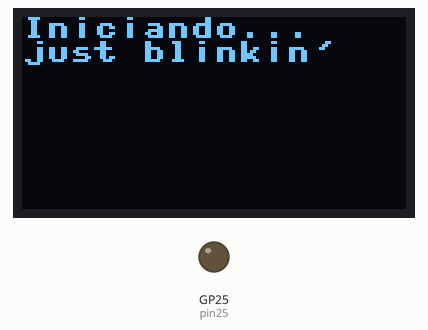
The program below on a simulated Raspberry Pi Pico running MicroPython. On the bench: 128×64 one-colour display, output pins drawn as LEDs (lit = HIGH). Dashed ring = blinking. Threads take turns every 2 ms; pins used as bus, display or sensor lines are not drawn.

Above: at 0.1 s.
At 1.1 s:
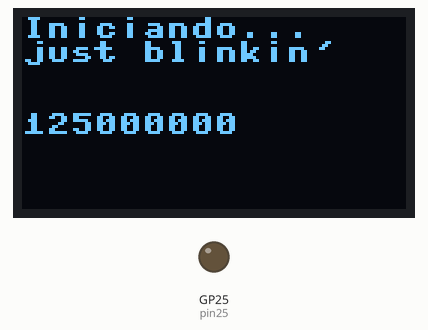
At 4.8 s:
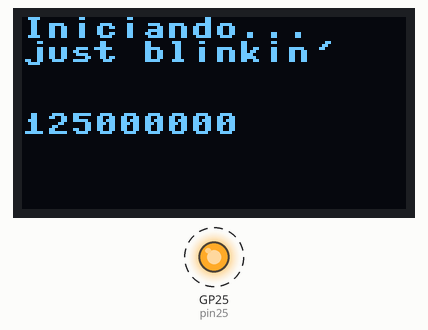
At 39.42 s:
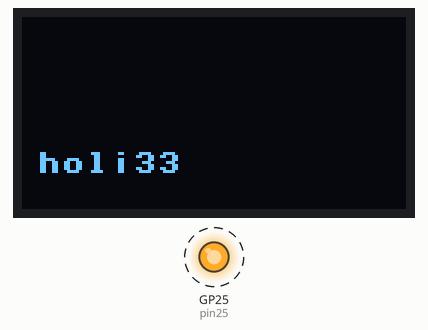
Timing chart, 0 to 40.0 s (numbered marks = the images above):
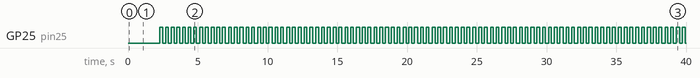

The program:

multi_thread_datalogger.py
```python
from machine import Pin, I2C, freq
import _thread
import ssd1306
import utime
import time

# metodo para hacer parpadear el pin 25
def blinksito():
	while True:
		pin25 = Pin(25, Pin.OUT)
		utime.sleep_ms(200)
		pin25.value(1)
		utime.sleep_ms(200)
		pin25.value(0)


def pantalla_hellyeah():
	count = 0
	while 1:
		time.sleep(1)
		count = count + 1
		oled.fill(0)
		oled.text('holi'+str(count),5,45)
		oled.show()

def pantalla_hellyeah2():
	count = 0
	while 1:
		time.sleep(1)
		count = count + 1
		oled.fill(0)
		oled.text('holi'+str(count),5,5)
		oled.show()

# Inicializacion de la Pantalla
rst = Pin(16, Pin.OUT)
rst.value(1)
scl = Pin(15, Pin.OUT, Pin.PULL_UP)
sda = Pin(4, Pin.OUT, Pin.PULL_UP)
i2c = I2C(scl=scl, sda=sda, freq=450000)
oled = ssd1306.SSD1306_I2C(128, 64, i2c, addr=0x3c)
# mensaje de inicio
oled.fill(0)
oled.text('Iniciando...',0,0)
oled.show()
# modificar el registro del mpu6050 (opcional)
#
oled.text('just blinkin\'',0,8)
oled.show()

time.sleep(1)
oled.text(str(freq()),0,32)
oled.show()
time.sleep(1)

_thread.start_new_thread(blinksito,())
time.sleep(1)
oled.text(str(freq()),0,32)
oled.show()
time.sleep(1)
_thread.start_new_thread(pantalla_hellyeah,())
time.sleep(1)
oled.text(str(freq()),0,32)
oled.show()
time.sleep(1)
_thread.start_new_thread(pantalla_hellyeah2,())
time.sleep(1)
oled.text(str(freq()),0,32)
oled.show()
time.sleep(1)
oled.text(str(freq()),0,32)
oled.show()
```

Measured:
- by itself, GP25 (pin25): alternates HIGH for 0.20 s and LOW for 0.20 s
- what the display in image 3 shows lasts 1.0 s, from 38.5 s to 39.5 s
